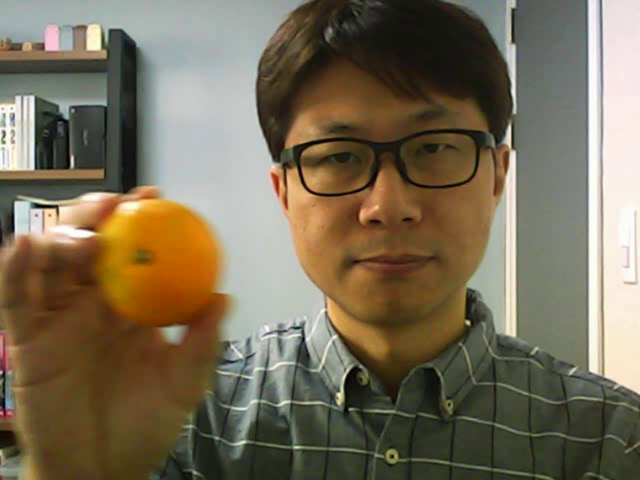
#> input picture frame 24 of ch10/camshift.avi, 640 x 480 px, given in place of vtest.avi, which was not available
$ python peopledetect.py   (older library calls are emulated)
#> lines starting #> are read from the running program, lines starting #| are printed output that depends on the picture; after the words box and inside, x2 and y2 are one past the last pixel; in counts of white or black regions, pixels touching at a corner belong together; pictures that were not available may be replaced by others from this repository, and a replacement may not be noted
import sys
import random
import numpy as np
import cv2


# 동영상 불러오기
cap = cv2.VideoCapture('vtest.avi')

if not cap.isOpened():
    print('Video open failed!')
    sys.exit()

# 보행자 검출을 위한 HOG 기술자 설정
hog = cv2.HOGDescriptor()
hog.setSVMDetector(cv2.HOGDescriptor_getDefaultPeopleDetector())
# hog 보행자 검출
# cv2.HOGDescriptor_getDefaultPeopleDetector() -> retval
# retval - 미리 훈련된 특징 벡터. numpy.ndarray. shape=(3781, 1).dtype=numpy.float32

# svm분류기 계수 등록하기
# cv2.HOGDescriptor.setSVMDetector(svmdetector) -> None
# svmdetector - 선형 SVM 분류기를 위한 계수
while True:
    ret, frame = cap.read()
#> frame is the input picture: shape (480, 640, 3); mean B, G, R 86.9, 108.5, 119.9

    if not ret:
        break

    # 매 프레임마다 보행자 검출
    detected, _ = hog.detectMultiScale(frame)
#> detected = [[244, 300, 70, 140]]
    # hog 멀티스케일 객체검출함수
    # cv2.HOGDescriptor.detectMultiScale(img, hitThreshold=None, winStride=None,
    #     padding=None, scale=None, finalThreshold=None,
    #     useMeanshiftGrouping=None) -> foundLocations, foundWeights
    # img - 입력 영상. cv2.CV_8UC1 또는 cv2.CV_8UC3.
    # hitThreshold - 특징 벡터와 SVM 분류 평면까지의 거리에 대한 임계값
    # winStride - 셀 윈도우 이동 크기. (0, 0) 지정 시 셀 크기와 같게 설정
    # padding - 패딩크기
    # scale - 검색 윈도우 크기 확대 비율. 기본값은 1.05
    # finalThreshold - 검출 결정을 위한 임계값
    # useMeanshiftGrouping - 겹쳐진 검색 윈도우를 합치는 방법 지정 플래그
    # foundLocations -  (출력) 검출된 사각형 영역 정보
    # foundWeights -  (출력) 검출된 사각형 영역에 대한 신뢰도

    # 검출 결과 화면 표시
    for (x, y, w, h) in detected:
        c = (random.randint(0, 255), random.randint(0, 255), random.randint(0, 255))
        cv2.rectangle(frame, (x, y, w, h), c, 3)
#> this loop made 1 pass
#> (x, y, w, h, c) on pass 1: (244, 300, 70, 140, (197, 215, 20))
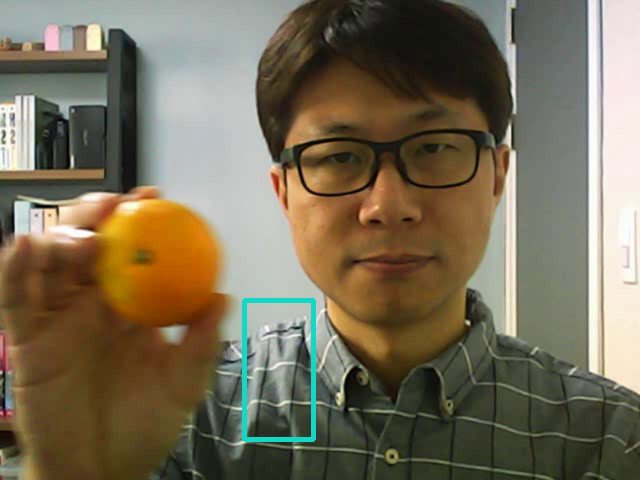
#> frame: shape (480, 640, 3); 0.67% of pixels changed, all inside (x1, y1, x2, y2) = (242, 298, 316, 442)

    cv2.imshow('frame', frame)
    if cv2.waitKey(10) == 27:
#> (key Esc is pressed here)
        break

cv2.destroyAllWindows()

$ run again, starting later in the video
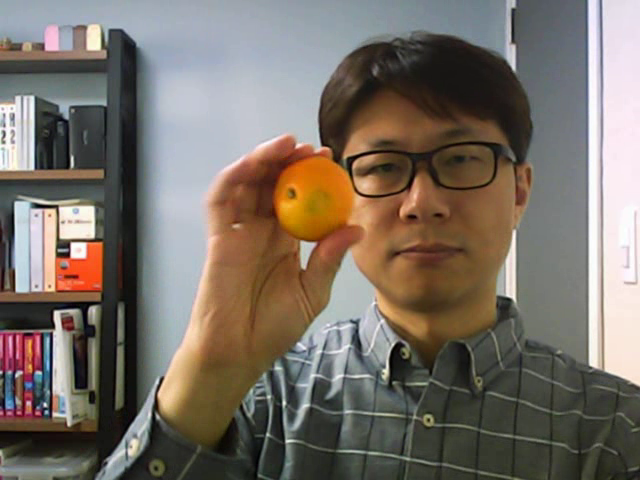
#> input picture frame 197 of ch10/camshift.avi, 640 x 480 px, given in place of vtest.avi, which was not available
#> frame is the input picture: shape (480, 640, 3); mean B, G, R 102, 111.3, 120.5
#> detected = [[478, 285, 67, 134]]
#> the loop `for (x, y, w, h) in detected:` made 1 pass
#> (x, y, w, h, c) on pass 1: (478, 285, 67, 134, (197, 215, 20))
#> after the loop `for (x, y, w, h) in detected:`:
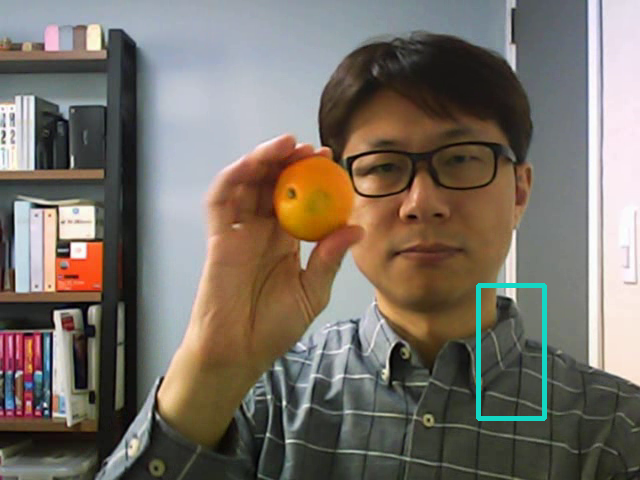
#> frame: shape (480, 640, 3); 0.64% of pixels changed, all inside (x1, y1, x2, y2) = (476, 283, 547, 421)
